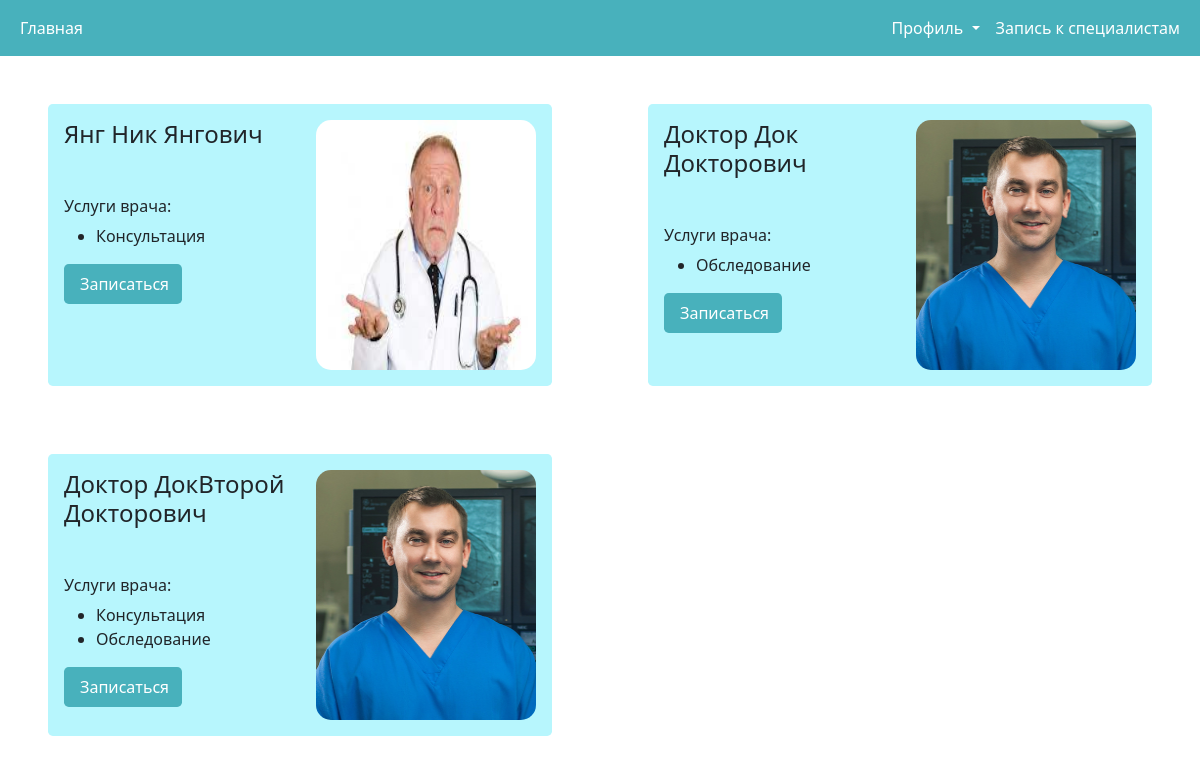
/doctors/ (signed in), run on the app's committed database.
### hospapp/models.py (models this page shows, shortened)
class Doctors(models.Model):
    user = models.ForeignKey('CustomUser', verbose_name='Пользователь доктора', on_delete=models.CASCADE)
    image = models.ImageField(upload_to='hospapp/image/doctors_photo/', verbose_name='Фото', null=True, blank=True)
    services = models.ManyToManyField('Services', verbose_name='Услуги')
    class Meta:
        verbose_name = 'Врач'
        verbose_name_plural = 'Врачи'
        ordering = ['id']

class CustomUser(AbstractBaseUser):
    email = models.EmailField(verbose_name='Адрес электронной почты', unique=True, blank=False, null=False)
    name = models.CharField(verbose_name='ФИО', max_length=100, null=True)
    phone_number = models.PositiveIntegerField(verbose_name="Номер телефона", validators=phone_valid, null=True)
    image = models.ImageField(upload_to='hospapp/image/user_image/', verbose_name='Фото', null=True, blank=True)
    is_doctor = models.BooleanField(default=False, verbose_name='Права доктора')
    is_admin = models.BooleanField(default=False, verbose_name='Администратор')
    objects = CustomUserManager()
    USERNAME_FIELD = 'email'
    REQUIRED_FIELDS = ['phone_number']
    class Meta:
        verbose_name = "Пользователь"
        verbose_name_plural = "Пользователи"
        ordering = ['id']

class Services(models.Model):
    title = models.CharField(verbose_name="Название услуги", max_length=100, null=False, blank=False)
    description = models.TextField(verbose_name="Описание", null=True, blank=True)
    cost = models.PositiveIntegerField(verbose_name="Стоимость", validators=[MinValueValidator(500)])
    photo = models.ImageField(upload_to='hospapp/image/service_photo/', verbose_name='Фото', null=True, blank=True)
    class Meta:
        verbose_name = "Услуга"
        verbose_name_plural = "Услуги"
        ordering = ['id']

### hospapp/views.py (the view)
# urls.py: path('doctors/', appointment, name='doc_app'),
@login_required(login_url=reverse_lazy('login'))
@user_required(login_url=reverse_lazy('home'))
def appointment(request):
    title = "Поликлиника - Запись к специалистам"
    doctors = Doctors.objects.all()
    return render(request, 'hospapp/to_doc.html', {'title': title, 'doctors': doctors})

### hospapp/templates/hospapp/to_doc.html
{% extends 'hospapp/base.html' %}
{% load static %}
{% block content %}
<link type="text/css" rel="stylesheet" href="{% static 'hospapp/css/to_doc.css'%}">
    <div class="doclist">
        {% for doc in doctors %}
            <div class="mt-5 rounded-3 p-3 doc mx-5" style="background-color: rgb(183, 246, 253);">
                <img src="{{ doc.image.url }}" class="float-end round-ind" alt="Фото доктора">
                <h4>{{ doc.user.name }}</h4>
                <h6 class="mt-5">Услуги врача: </h6>
                <ul>
                    {% for service in doc.services.all %}
                        <li>{{ service.title }}</li>
                    {% endfor %}
                </ul>
                <a class="nav-link text-white w-25 rounded-3 float-start" href="{% url 'recept' doc.id %}" style="background-color: rgb(72, 177, 188); text-align: center">Записаться</a>
            </div>
        {% endfor %}
    </div>
{% endblock %}

### hospapp/templates/hospapp/base.html (shortened to what this page needs)
{% load static %}
<!DOCTYPE html>
<html lang="en">
<head>
    <link type="text/css" rel="stylesheet" href="{% static 'hospapp/css/bootstrap.min.css'%}">
    <link type="text/css" rel="stylesheet" href="{% static 'hospapp/css/base.css' %}">
</head>
<body>
    <nav class="navbar navbar-expand-lg navbar-light" style="background-color: rgb(72, 177, 188);">
        <div class="container-fluid">
            <div class="navbar-nav">
                <a class="nav-link text-white" href="{% url 'home' %}">Главная</a>
            </div>
            <div class="navbar-nav">
                {% if request.user.is_authenticated and not request.user.is_doctor %}
                    <div class="nav-item dropdown">
                        <a class="nav-link dropdown-toggle text-white" id="navbarDropdown" role="button" data-bs-toggle="dropdown" aria-expanded="false">
                            Профиль
                        </a>
                    </div>
                    <a class="nav-link text-white" href="{% url 'doc_app' %}">Запись к специалистам</a>
                {% elif request.user.is_doctor %}
                    <a class="nav-link text-white" href="{% url 'doc_page' %}">Приемы</a>
                    <a class="nav-link text-white" href="{% url 'logout' %}">Выход</a>
                {% elif not request.user.is_authenticated %}
                    <a class="nav-link text-white" href="{% url 'login' %}">Вход</a>
                    <a class="nav-link text-white" href="{% url 'register' %}">Регистрация</a>
                {% endif %}
            </div>
        </div>
    </nav>
    {% block content %}
    {% endblock %}
</body>
</html>

### hospapp/static/hospapp/css/to_doc.css (style rules this page uses)
.round-ind { border-radius: 15px; width: 220px; height: 250px; }
.doclist { display: grid; grid-template-columns: 50% 50%; grid-row-gap: 20px; }

### data on the page
Doctors: image (picture), user.name "Янг Ник Янгович"
Services: title "Консультация"
Doctors: image (picture), user.name "Доктор Док Докторович"
Services: title "Обследование"
Doctors: image (picture), user.name "Доктор ДокВторой Докторович"
